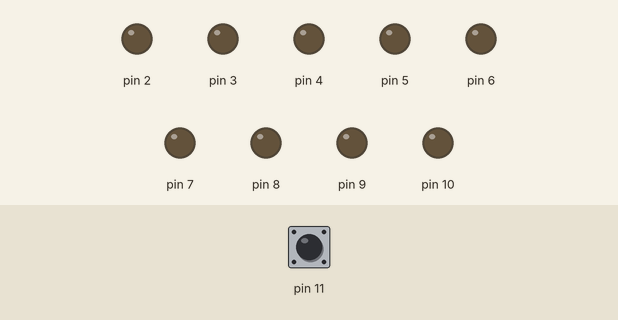
Simulated run of this sketch. Board: Arduino Uno, built with avr-gcc and run on an emulated ATmega328P. On the bench: output pins drawn as LEDs (lit = HIGH). Dashed ring = blinking. Inputs (shaded band) come from the test bench; at power-on: pin 11 HIGH.

Above: at 1.2 s.
1.3 s: pin 11 pulled LOW for 0.15 s
At 1.45 s:
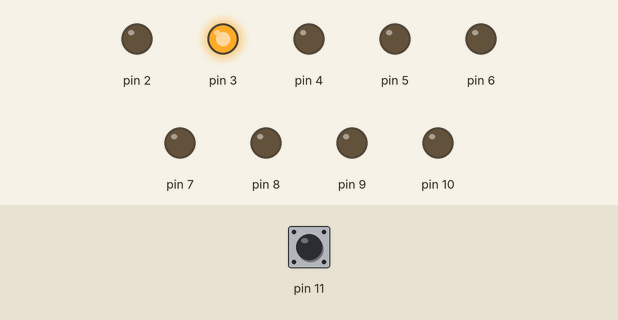
4.3 s: pin 11 pulled LOW for 1 s
At 4.55 s:
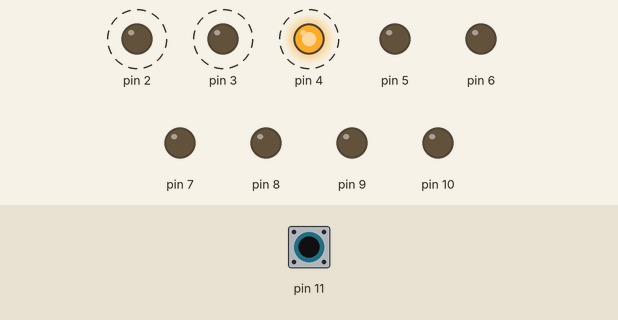
7.3 s: pin 11 pulled LOW for 3.2 s
At 7.65 s:
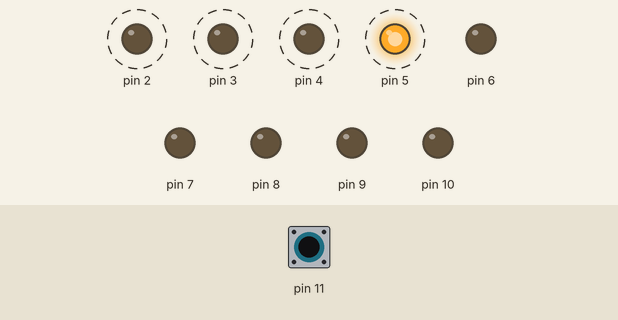
Timing chart, 0 to 12.4 s (numbered marks = the images above; inputs shaded):
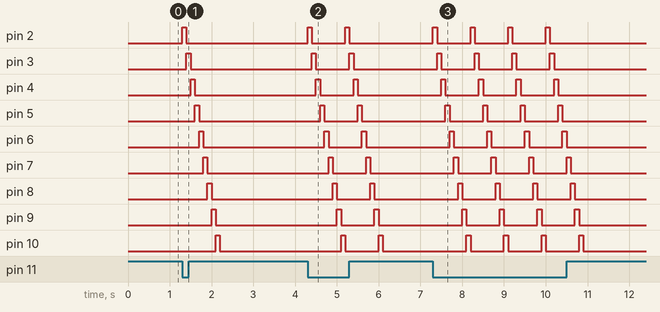

The sketch:

3.FINAL_CODE.ino
```cpp
// teammates name sujal chintan darshnik
// project description:- learning timer interrupt
// blink 9 (pin 2-10) led in sequence with push button (pin 11) no added any pull up registor externally
void setup() {
  DDRD = B11111100; // set direction of registor
  DDRB = B00000111; // set direction of registor
}

void loop()
{
  int READ;
  PORTB = B00001000; //pull-up register
  READ = (PINB >> 3 & B00001000 >> 3); // read B3 = pin 10

  if(READ == 0)
  {
    for(int i=1;i<=6;i++)
    {
      PORTD = B0000010 << i;
      delay(100);
      PORTD &= !B11111111;
    }
    for(int j=0;j<=2;j++)
    {
      PORTB = B00001000 | B00000001 << j;
      delay(100);
      PORTB &= !B11110111;
    }
  }
}
```

Measured:
- after the input at 1.3 s, pin 2: LOW → HIGH at once, → LOW 0.10 s later; pin 3: LOW → HIGH after 0.10 s, → LOW 0.10 s later; pin 4: LOW → HIGH after 0.20 s, → LOW 0.10 s later; pin 5: LOW → HIGH after 0.30 s, → LOW 0.10 s later; pin 6: LOW → HIGH after 0.40 s, → LOW 0.10 s later
- after the input at 4.3 s, pin 2: alternates HIGH for 0.10 s and LOW for 0.80 s, 4 changes in all, then stays LOW, starting at once; pin 3: alternates HIGH for 0.10 s and LOW for 0.80 s, 4 changes in all, then stays LOW, starting after 0.10 s
- after the input at 7.3 s, pin 2: alternates HIGH for 0.10 s and LOW for 0.80 s, 8 changes in all, then stays LOW, starting at once; pin 3: alternates HIGH for 0.10 s and LOW for 0.80 s, 8 changes in all, then stays LOW, starting after 0.10 s
